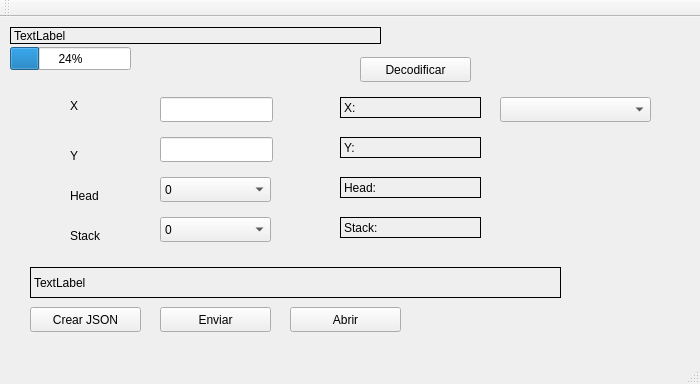
<?xml version="1.0" encoding="UTF-8"?>
<ui version="4.0">
 <class>MainWindow</class>
 <widget class="QMainWindow" name="MainWindow">
  <property name="geometry">
   <rect>
    <x>0</x>
    <y>0</y>
    <width>700</width>
    <height>384</height>
   </rect>
  </property>
  <property name="windowTitle">
   <string>MainWindow</string>
  </property>
  <widget class="QWidget" name="centralWidget">
   <widget class="QLabel" name="label">
    <property name="geometry">
     <rect>
      <x>10</x>
      <y>10</y>
      <width>371</width>
      <height>17</height>
     </rect>
    </property>
    <property name="frameShape">
     <enum>QFrame::Box</enum>
    </property>
    <property name="text">
     <string>TextLabel</string>
    </property>
   </widget>
   <widget class="QProgressBar" name="progressBar">
    <property name="geometry">
     <rect>
      <x>10</x>
      <y>30</y>
      <width>121</width>
      <height>23</height>
     </rect>
    </property>
    <property name="value">
     <number>24</number>
    </property>
   </widget>
   <widget class="QLineEdit" name="lineEdit">
    <property name="geometry">
     <rect>
      <x>160</x>
      <y>80</y>
      <width>113</width>
      <height>25</height>
     </rect>
    </property>
   </widget>
   <widget class="QLineEdit" name="lineEdit_2">
    <property name="geometry">
     <rect>
      <x>160</x>
      <y>120</y>
      <width>113</width>
      <height>25</height>
     </rect>
    </property>
   </widget>
   <widget class="QLabel" name="label_2">
    <property name="geometry">
     <rect>
      <x>70</x>
      <y>80</y>
      <width>67</width>
      <height>17</height>
     </rect>
    </property>
    <property name="text">
     <string>X</string>
    </property>
   </widget>
   <widget class="QLabel" name="label_3">
    <property name="geometry">
     <rect>
      <x>70</x>
      <y>130</y>
      <width>67</width>
      <height>17</height>
     </rect>
    </property>
    <property name="text">
     <string>Y</string>
    </property>
   </widget>
   <widget class="QComboBox" name="comboBox">
    <property name="geometry">
     <rect>
      <x>160</x>
      <y>160</y>
      <width>111</width>
      <height>25</height>
     </rect>
    </property>
    <item>
     <property name="text">
      <string>0</string>
     </property>
    </item>
    <item>
     <property name="text">
      <string>1</string>
     </property>
    </item>
   </widget>
   <widget class="QComboBox" name="comboBox_2">
    <property name="geometry">
     <rect>
      <x>160</x>
      <y>200</y>
      <width>111</width>
      <height>25</height>
     </rect>
    </property>
    <item>
     <property name="text">
      <string>0</string>
     </property>
    </item>
    <item>
     <property name="text">
      <string>1</string>
     </property>
    </item>
    <item>
     <property name="text">
      <string>2</string>
     </property>
    </item>
    <item>
     <property name="text">
      <string>3</string>
     </property>
    </item>
    <item>
     <property name="text">
      <string>4</string>
     </property>
    </item>
   </widget>
   <widget class="QLabel" name="label_4">
    <property name="geometry">
     <rect>
      <x>70</x>
      <y>170</y>
      <width>67</width>
      <height>17</height>
     </rect>
    </property>
    <property name="text">
     <string>Head</string>
    </property>
   </widget>
   <widget class="QLabel" name="label_5">
    <property name="geometry">
     <rect>
      <x>70</x>
      <y>210</y>
      <width>67</width>
      <height>17</height>
     </rect>
    </property>
    <property name="text">
     <string>Stack</string>
    </property>
   </widget>
   <widget class="QPushButton" name="pushButton">
    <property name="geometry">
     <rect>
      <x>30</x>
      <y>290</y>
      <width>111</width>
      <height>25</height>
     </rect>
    </property>
    <property name="text">
     <string>Crear JSON</string>
    </property>
   </widget>
   <widget class="QPushButton" name="pushButton_2">
    <property name="geometry">
     <rect>
      <x>160</x>
      <y>290</y>
      <width>111</width>
      <height>25</height>
     </rect>
    </property>
    <property name="text">
     <string>Enviar</string>
    </property>
   </widget>
   <widget class="QLabel" name="label_6">
    <property name="geometry">
     <rect>
      <x>30</x>
      <y>250</y>
      <width>531</width>
      <height>31</height>
     </rect>
    </property>
    <property name="frameShape">
     <enum>QFrame::Panel</enum>
    </property>
    <property name="text">
     <string>TextLabel</string>
    </property>
   </widget>
   <widget class="QLabel" name="label_8">
    <property name="geometry">
     <rect>
      <x>340</x>
      <y>80</y>
      <width>141</width>
      <height>21</height>
     </rect>
    </property>
    <property name="frameShape">
     <enum>QFrame::Panel</enum>
    </property>
    <property name="text">
     <string>X:</string>
    </property>
   </widget>
   <widget class="QLabel" name="label_9">
    <property name="geometry">
     <rect>
      <x>340</x>
      <y>120</y>
      <width>141</width>
      <height>21</height>
     </rect>
    </property>
    <property name="frameShape">
     <enum>QFrame::Panel</enum>
    </property>
    <property name="text">
     <string>Y:</string>
    </property>
   </widget>
   <widget class="QLabel" name="label_10">
    <property name="geometry">
     <rect>
      <x>340</x>
      <y>160</y>
      <width>141</width>
      <height>21</height>
     </rect>
    </property>
    <property name="frameShape">
     <enum>QFrame::Panel</enum>
    </property>
    <property name="text">
     <string>Head:</string>
    </property>
   </widget>
   <widget class="QLabel" name="label_11">
    <property name="geometry">
     <rect>
      <x>340</x>
      <y>200</y>
      <width>141</width>
      <height>21</height>
     </rect>
    </property>
    <property name="frameShape">
     <enum>QFrame::Panel</enum>
    </property>
    <property name="text">
     <string>Stack:</string>
    </property>
   </widget>
   <widget class="QPushButton" name="pushButton_3">
    <property name="geometry">
     <rect>
      <x>360</x>
      <y>40</y>
      <width>111</width>
      <height>25</height>
     </rect>
    </property>
    <property name="text">
     <string>Decodificar</string>
    </property>
   </widget>
   <widget class="QPushButton" name="pushButton_4">
    <property name="geometry">
     <rect>
      <x>290</x>
      <y>290</y>
      <width>111</width>
      <height>25</height>
     </rect>
    </property>
    <property name="text">
     <string>Abrir</string>
    </property>
   </widget>
   <widget class="QComboBox" name="comboBox_3">
    <property name="geometry">
     <rect>
      <x>500</x>
      <y>80</y>
      <width>151</width>
      <height>25</height>
     </rect>
    </property>
   </widget>
  </widget>
  <widget class="QMenuBar" name="menuBar">
   <property name="geometry">
    <rect>
     <x>0</x>
     <y>0</y>
     <width>700</width>
     <height>22</height>
    </rect>
   </property>
  </widget>
  <widget class="QToolBar" name="mainToolBar">
   <attribute name="toolBarArea">
    <enum>TopToolBarArea</enum>
   </attribute>
   <attribute name="toolBarBreak">
    <bool>false</bool>
   </attribute>
  </widget>
  <widget class="QStatusBar" name="statusBar"/>
 </widget>
 <layoutdefault spacing="6" margin="11"/>
 <resources/>
 <connections/>
</ui>
